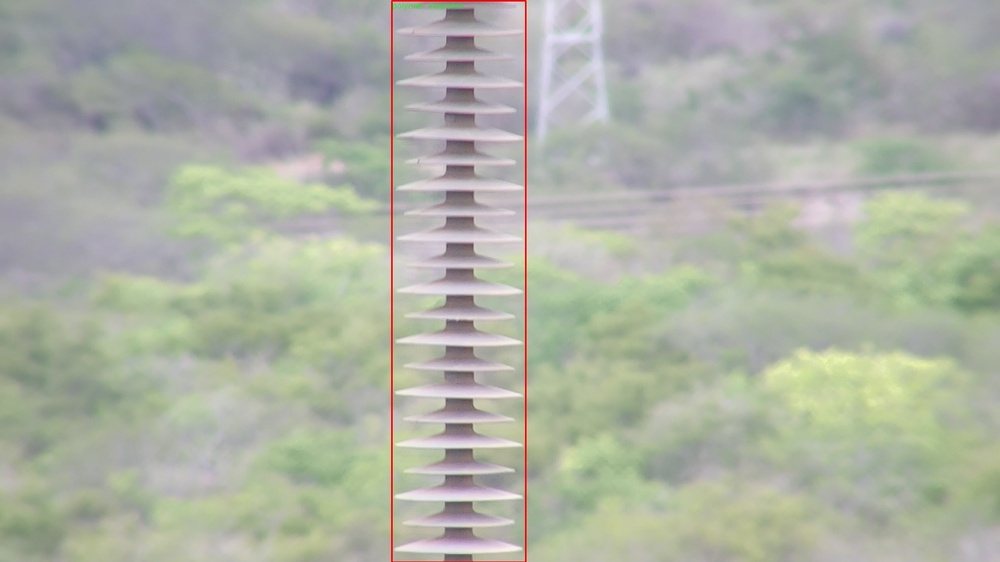
#> input picture experiments/insplad_spotcheck/v0.jpg, 1000 x 562 px, shrunk from 1920 x 1080 before the run; its folder holds only this picture in this run
$ python -i build_coco_dataset.py   (imports and definitions only)
#> lines starting #> are read from the running program, lines starting #| are printed output that depends on the picture; after the words box and inside, x2 and y2 are one past the last pixel; in counts of white or black regions, pixels touching at a corner belong together
#!/usr/bin/env python3
# -*- coding: utf-8 -*-
"""
配网无人机图像缺陷检测数据集构建脚本
功能：扫描巡检报告目录，提取缺陷图像和标注，生成COCO格式数据集
"""

import os
import re
import json
import cv2
import numpy as np
from pathlib import Path
from datetime import datetime
import shutil
import logging
from typing import Dict, List, Tuple, Optional

# [4 lines not run here, left out]
logger = logging.getLogger(__name__)


# ==================== Category Normalization (merged from cleanup_dataset.py) ====================

# [59 lines left out: functions strip_parentheses, normalize_defect_name, should_merge_to_other, not called in this run]


SPECIFIC_MAPPINGS = {
    '横担锈蚀（起皮和严重麻点，锈蚀面积超过2分之1）': '横担锈蚀',
    '横担锈蚀（起皮和严重麻点，锈蚀面积超过12）': '横担锈蚀',
    '横担锈蚀（起皮和严重麻点，锈蚀面积超过2分之1）弯曲': '横担锈蚀',
    '横担锈蚀（锈蚀面积超过12）': '横担锈蚀',
    '横担锈蚀锈蚀': '横担锈蚀',
    '横担锈蚀锈蚀（锈蚀面积超过12）': '横担锈蚀',
    '横担锈蚀锈蚀（锈蚀面积超过2分之一）': '横担锈蚀',
    '横担弯曲变形': '横担弯曲',
    '横担横担弯曲、倾斜、变形': '横担弯曲',
    '横担横担弯曲、倾斜、变形（固定不牢固）': '横担弯曲',
    '横担横担弯曲、倾斜、变形（电缆头固定不规范）': '横担弯曲',
    '横担松动、主件脱落（支撑角铁脱落）': '横担松动、主件脱落',
    '横担松动、主件脱落（横担位移，与导线不在垂直角度）': '横担松动、主件脱落',
    '横担倾斜': '横担弯曲',
    '横担变形': '横担弯曲',
    '杆基杂物堆积（杆塔被建筑包围，违章搭盖）': '杆基杂物堆积',
    '杆基杂物堆积（杆塔被铁皮）': '杆基杂物堆积',
    '杆基杂物堆积（杆塔台变被树包围）': '杆基杂物堆积',
    '杆基杂物堆积（违章搭盖）': '杆基杂物堆积',
    '杂物堆积（巡视通道受阻）': '杆基杂物堆积',
    '杂物堆积': '杆基杂物堆积',
    '通道杂物堆积（电缆头刀闸操作位置有树木杂草）': '通道杂物堆积',
    '绑扎线不规范（使用裸绑扎线）': '绑扎线不规范',
    '绑扎线不规范（绑扎为裸铝线）': '绑扎线不规范',
    '绑扎线不规范（松动）': '绑扎线不规范',
    '绑扎线不规范（松弛）': '绑扎线不规范',
    '绑扎线不规范（脱落）': '绑扎线不规范',
    '导线绑扎线不规范': '绑扎线不规范',
    '绑扎带导线未绑扎': '绑扎线不规范',
    '导线未绑扎': '绑扎线不规范',
    '帮扎带导线未绑扎': '绑扎线不规范',
    '绑扎带绑扎线不规范': '绑扎线不规范',
    '绑扎带绑扎线不规范（绑扎固定配件锈蚀严重）': '绑扎线不规范',
    '绑扎带绑扎线不规范（绑扎线无绝缘层）': '绑扎线不规范',
    '绑扎带导线未绑扎': '绑扎线不规范',
    '通道树距木距离不够': '通道距树木距离不够',
    '绝缘子污秽（放电痕迹）': '绝缘子污秽',
    '绝缘子固定不牢固（倾斜）': '绝缘子固定不牢固',
    '绝缘子破损（损坏）': '绝缘子破损',
    '绝缘子釉表面脱落': '绝缘子破损',
    '绝缘子破损（同杆另一回路）': '绝缘子破损',
    '绝缘子倾斜': '绝缘子固定不牢固',
    '绝缘线绝缘层破损（裸导线）': '绝缘线绝缘层破损',
    '绝缘线绝缘层破损（现场为裸导线）': '绝缘线绝缘层破损',
    '绝缘线绝缘层破损（破皮）': '绝缘线绝缘层破损',
    '绝缘线绝缘层破损（引流线破皮）': '绝缘线绝缘层破损',
    '绝缘线绝缘层破损（老化)': '绝缘线绝缘层破损',
    '绝缘线绝缘层破损（有发热发损现象）': '绝缘线绝缘层破损',
    '绝缘线绝缘层破损（有放电痕迹）': '绝缘线绝缘层破损',
    '导线绝缘线绝缘层破损': '绝缘线绝缘层破损',
    '线路大号侧通道距树木距离不够（树碰线）': '通道距树木距离不够',
    '线路大号侧通道距树木距离不够(树枝距裸导线距离0.5米)': '通道距树木距离不够',
    '线路大号侧通道距树木距离不够（树枝距绝缘导线距离0.2米）': '通道距树木距离不够',
    '线路大号侧通道距树木距离不够（树压线）': '通道距树木距离不够',
    '线路小号侧通道距树木距离不够（树碰线）': '通道距树木距离不够',
    '线路大号侧通道距树木距离不够': '通道距树木距离不够',
    '线路小号侧通道距树木距离不够': '通道距树木距离不够',
    '小号侧通道距树木距离不够': '通道距树木距离不够',
    '大号侧通道距树木距离不够': '通道距树木距离不够',
    '导线距树木距离不够': '导线距树木距离不够',
    '线路大号侧距树木距离不够（树碰线）': '线路距树木距离不够',
    '线路大号侧距树木距离不够（距树枝距离0.2米）': '线路距树木距离不够',
    '线路大号侧距树木距离不够（距树枝距离0.3米）': '线路距树木距离不够',
    '线路大号侧距树木距离不够（距树枝距离0.5米）': '线路距树木距离不够',
    '线路大号侧距树木距离不够（距树枝距离0.1米）': '线路距树木距离不够',
    '线路大号侧距树木距离不够（距树木0.5米）': '线路距树木距离不够',
    '线路大号侧距树木距离不够': '线路距树木距离不够',
    '线路小号侧距树木距离不够（树碰线）': '线路距树木距离不够',
    '线路小号侧距树木距离不够（距树枝距离0.2米）': '线路距树木距离不够',
    '线路小号侧距树木距离不够（距树枝距离0.3米）': '线路距树木距离不够',
    '线路小号侧距树木距离不够（距树枝距离0.5米）': '线路距树木距离不够',
    '线路小号侧距树木距离不够（导线距树枝0.2米）': '线路距树木距离不够',
    '线路小号侧距树木距离不够（距离树枝0.2米）': '线路距树木距离不够',
    '线路小号侧距树木距离不够': '线路距树木距离不够',
    '边相距树木距离不够（距树枝距离0.4米）': '线路距树木距离不够',
    '边相距树木距离不够（距树枝距离0.5米）': '线路距树木距离不够',
    '大线路大号侧距树木距离不够（树碰线）': '线路距树木距离不够',
    '距树木距离不够（藤蔓爬上杆顶）': '通道距树木距离不够',
    '距树木距离不够（藤上杆）': '通道距树木距离不够',
    '通道距树木距离不够（藤上杆）': '通道距树木距离不够',
    '距树木距离不够': '通道距树木距离不够',
    '绝缘罩脱落（线夹裸露）': '绝缘罩脱落',
    '绝缘罩脱落(电缆头接线柱处无绝缘罩)': '绝缘罩脱落',
    '线夹绝缘罩脱落(电缆头接线柱处无绝缘罩)': '线夹绝缘罩脱落',
    '柱上开关绝缘罩脱落': '绝缘罩脱落',
    '线夹主件松动或脱落（柱上开关线夹断一相）': '线夹松动',
    '套管破损（电缆头无绝缘护套）': '套管破损',
    '套管破损（柱上开关无绝缘护套）': '套管破损',
    '套管破损（高压接线柱无绝缘护套）': '套管破损',
    '套管破损（缺失）': '套管破损',
    '柱上真空开关套管破损（缺失）': '套管破损',
    '柱上真空开关套管破损': '套管破损',
    '真空断路器套管破损（缺失）': '套管破损',
    '高、低压套管破损（高低压无绝缘护套）': '套管破损',
    '配变高、低压套管（缺失）': '套管破损',
    '配变高、低压套管（缺失无绝缘包扎）': '套管破损',
    '套管缺绝缘罩': '套管破损',
    '套管缺绝缘套管（互感器）': '套管破损',
    '套管缺绝缘套管': '套管破损',
    '避雷器破损（锈蚀）': '避雷器破损',
    '避雷器破损': '避雷器破损',
    '避雷器老旧': '避雷器破损',
    '避雷器烧毁一相': '避雷器破损',
    '避雷器损坏一相': '避雷器破损',
    '避雷器缺失一相': '避雷器破损',
    '避雷器缺失两相': '避雷器破损',
    '避雷器无引线': '避雷器破损',
    '接地引下线连接不良(上引线缺失)': '接地引下线连接不良',
    '接地引下线连接不良(上引线缺失，引下线断)': '接地引下线连接不良',
    '接地引下线连接不良（引上线未接入）': '接地引下线连接不良',
    '接地引下线连接不良（断）': '接地引下线连接不良',
    '刀闸锈蚀（老旧）': '刀闸锈蚀',
    '拉线松弛（接线松）': '拉线松弛',
    '松弛（拉线）': '拉线松弛',
    '鸟巢': '杆塔鸟巢',
    '杆上有鸟巢': '杆塔鸟巢',
    '杆塔本体鸟巢': '杆塔鸟巢',
    '杆塔异物': '杆塔异物',
    '导线上有异物': '导线异物',
    '异物（枯枝）': '杆塔异物',
    '异物（藤上杆）': '杆塔异物',
    '异物（拉线有藤包围）': '杆塔异物',
    '异物（杆上有一导线）': '杆塔异物',
    '破损（避雷器）': '破损',
    '破损（绝缘套管缺失）': '破损',
    '破损（柱上开关电缆头无绝缘罩无绝缘包扎：电气裸露）': '破损',
    '破损（柱上开关无绝缘护套）': '破损',
    '破损（电缆头无绝缘护套）': '破损',
    '破损（低压侧套管缺失）': '破损',
    '破损（住上开关无绝缘护套）': '破损',
    '杆塔本体异物、岛巢（岛巢）': '杆塔异物、鸟巢',
    '杆塔本体异物、岛巢（废弃的绝缘子未拆除）': '杆塔异物、鸟巢',
    '杆塔本体异物、岛巢（岛巢已碰到导线）': '杆塔异物、鸟巢',
    '杆塔本体异物、岛巢（废旧绝缘子放在横担上）': '杆塔异物、鸟巢',
    '杆塔本体异物、岛巢（干枯的爬藤）': '杆塔异物、鸟巢',
    '杆塔本体异物、岛巢（废弃的绝缘子或避雷器未拆除）': '杆塔异物、鸟巢',
    '绝缘护套损坏（导线为裸导线）': '绝缘护套损坏',
    '金属氧化物避雷器本体污秽': '避雷器破损',
    '金属氧化物避雷器破损（缺失）': '避雷器破损',
    '金属氧化物避雷器锈蚀': '避雷器破损',
    '故障指示器安装不牢靠（老旧）': '故障指示器安装不牢靠',
    '标识错误（现场杆号与图纸不符）': '标识错误',
    '标示错误（现场杆号与图纸不符）': '标识错误',
    '标识错误（现场与系统图不符，系统09杆无用户需异动）': '标识错误',
    '标识错误（图纸为刀闸，现场是跌落式）': '标识错误',
    '连接金具球头锈蚀严重(并钩线夹有烧焦痕迹)': '连接金具锈蚀',
    '连接金具球头锈蚀严重（同杆另一回路并钩线夹有烧焦痕迹）': '连接金具锈蚀',
    '连接金具球头锈蚀严重': '连接金具锈蚀',
    '连接金具锈蚀严重': '连接金具锈蚀',
    '安装不牢靠（防雷装置与穿刺体错位）': '安装不牢靠',
    '安装不牢靠（防雷装置一相缺失）': '安装不牢靠',
    '安装不牢靠（防雷装置两相缺失）': '安装不牢靠',
    '安装不牢靠（防雷装置中相缺失）': '安装不牢靠',
    '固定不牢固（倾斜）': '固定不牢固',
    '锈蚀（起皮和严重麻点，锈蚀面积超过）': '锈蚀',
    '锈蚀（起皮和严重麻点，锈蚀面积超过12）': '锈蚀',
    '锈蚀（起皮和严重麻点，锈蚀面积超过2分之1）': '锈蚀',
    '锈蚀（刀闸老旧）': '锈蚀',
    '锈蚀（销户未拆除）': '锈蚀',
    '锈蚀（导线有灼烧的痕迹）': '锈蚀',
    '钢绞线松弛（接线松）': '钢绞线松弛',
    '高低压套管缺绝缘罩(变压器器身生绣严重)': '高低压套管缺绝缘罩',
    '高压接线柱无绝缘护套': '高低压套管缺绝缘罩',
    '高低压接线柱无绝缘护套': '高低压套管缺绝缘罩',
    '柱上开关无绝缘护套': '柱上开关破损',
    '柱上SF6开关套管（缺失）': '柱上开关破损',
    '柱上SF6开关线夹绝缘罩脱落': '柱上开关破损',
    '柱上开关套管破损(缺失)': '柱上开关破损',
    '基础沉降（电缆井盖缺失）': '基础沉降',
    '距建筑物距离不够（杆被建筑物包围通道被堵）': '距建筑物距离不够',
    '导线距建筑物距离不够': '距建筑物距离不够',
    '通道距建筑物距离不够': '距建筑物距离不够',
    '柱上SF6开关套管': '柱上开关破损',
    '柱上SF6开关线夹绝缘罩脱落': '线夹绝缘罩脱落',
    '柱上真空开关破损': '柱上开关破损',
    '柱上真空开关无绝缘罩': '柱上开关破损',
    '柱上真空开关套管破损': '柱上开关破损',
    '高、低压套管破损': '套管破损',
    '配电变压器高、低压套管': '套管破损',
    '配变边相高压套管': '套管破损',
    '高低压绕组缺绝缘罩': '套管破损',
    '高低压套管缺绝缘罩': '套管破损',
    '柱上6开关套管': '柱上开关破损',
    '柱上６开关套管': '柱上开关破损',
    '柱上开关套管': '柱上开关破损',
    '柱上6开关线夹绝缘罩脱落': '线夹绝缘罩脱落',
    '柱上６开关线夹绝缘罩脱落': '线夹绝缘罩脱落',
    '线夹严重锈蚀': '线夹锈蚀',
    '线夹松动': '线夹绝缘罩脱落',
    '线夹绝缘护罩脱落': '线夹绝缘罩脱落',
    '线夹绝缘护套脱落': '线夹绝缘罩脱落',
    '线夹护套缺失': '线夹绝缘护套缺失',
    '横担抱箍锈蚀': '横担锈蚀',
    '横担松动、主件脱落': '横担弯曲',
    '导线锈蚀': '锈蚀',
    '导线灯笼现象': '导线异物',
    '导线脱落': '导线异物',
    '杆塔上有遗留工器具': '杆塔异物',
    '杆塔本体杆塔上有遗留工器具、金具': '杆塔异物',
    '杆塔基础沉降': '基础沉降',
    '无标识或缺少标识': '标识错误',
    '绑扎线不规范（绑扎线松弛)': '绑扎线不规范',
    '绝缘罩固定不牢固': '绝缘罩脱落',
    '绝缘罩污秽': '绝缘子污秽',
    '防雷金具锈蚀': '避雷器破损',
    '防雷金具安装不牢靠': '安装不牢靠',
    '拉线防护设施不满足要求': '拉线松弛',
    '松动': '横担弯曲',
    '柱上开关绝缘护套缺失': '柱上开关破损',
    '柱上开关边相跑线距树木距离不够': '线路距树木距离不够',
    '柱上开关电缆头无绝缘罩无绝缘包扎：电气裸露）': '柱上开关破损',
    '杆被树枝包围线路距树木距离不够': '线路距树木距离不够',
    '杆距树木距离不够': '线路距树木距离不够',
    '通道距树木距离不够(#015-#016之间距树木距离小于0.7米【已接触】）': '通道距树木距离不够',
    '全杆基杂物堆积': '杆基杂物堆积',
    '隔离开关本体锈蚀': '隔离开关锈蚀',
}


# [17 lines left out: function normalize_category, not called in this run]


# =================================================================================================


class Config:
    BASE_DIR = Path(__file__).parent.parent
    INSPECTION_DIR = BASE_DIR / "巡检报告"
    OUTPUT_DIR = BASE_DIR / "dataset"
    IMAGES_DIR = OUTPUT_DIR / "images"
    ANNOTATIONS_FILE = OUTPUT_DIR / "annotations.json"
    SEVERITY_FILE = OUTPUT_DIR / "defect_severity.json"
    LOG_FILE = OUTPUT_DIR / "build_log.txt"

    RED_DETECTION = {
        'hsv_range1': ([0, 100, 100], [10, 255, 255]),
        'hsv_range2': ([160, 100, 100], [180, 255, 255]),
        'min_area': 1000,
        'min_circularity': 0.5
    }

    COPY_IMAGES = True


class DefectDatasetBuilder:
    def __init__(self):
        self.images = []
        self.annotations = []
        self.categories = {}
        self.defect_severity = {}
        self.image_id = 0
        self.annotation_id = 0
        self.category_id = 0

        self.stats = {
            'total_images': 0,
            'success_images': 0,
            'failed_images': 0,
            'total_annotations': 0,
            'no_original': 0,
            'no_red_circle': 0,
            'parse_error': 0
        }

    # [100 lines left out: functions scan_inspection_folders, find_original_image, parse_filename, not called in this run]

    def detect_red_circles(self, image_path: Path) -> List[Dict]:
#> called with image_path = '../experiments/insplad_spotcheck/v0.jpg'
        try:
            img = cv2.imread(str(image_path))
#> img is the input picture: shape (562, 1000, 3); mean B, G, R 164.8, 177.9, 173.5
            if img is None:
                logger.warning(f"无法读取图像: {image_path}")
                return []

            img_hsv = cv2.cvtColor(img, cv2.COLOR_BGR2HSV)
#> img_hsv: shape (562, 1000, 3); mean H, S, V 67.8, 26.8, 181.4

            lower1, upper1 = Config.RED_DETECTION['hsv_range1']
            lower2, upper2 = Config.RED_DETECTION['hsv_range2']

            mask1 = cv2.inRange(img_hsv, np.array(lower1), np.array(upper1))
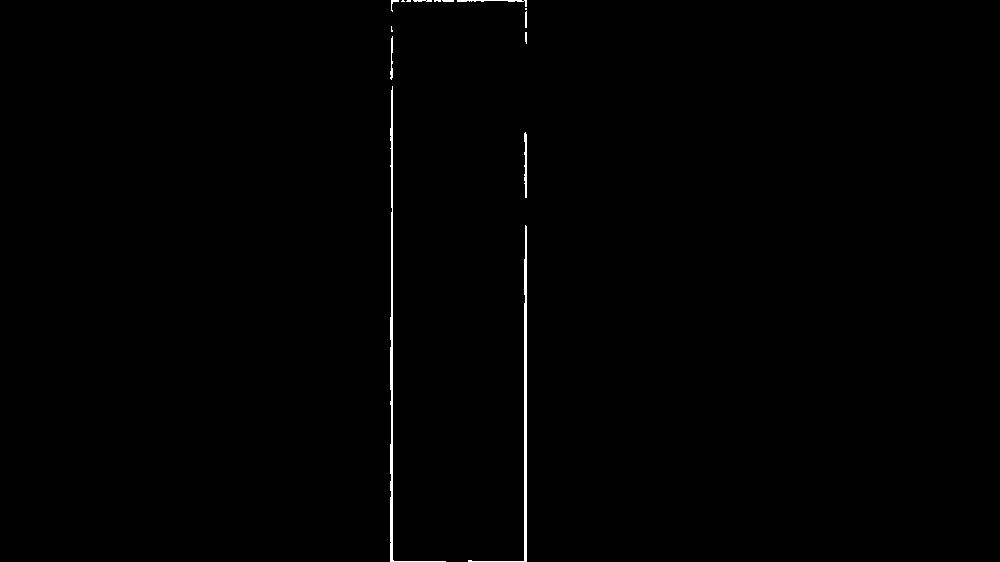
#> mask1: shape (562, 1000); 0.49% white; 15 white regions (5 under 20 px), largest, box (x1, y1, x2, y2) and area: (390, 86, 446, 562) 1187, (468, 225, 527, 562) 1028, (524, 132, 527, 198) 151
            mask2 = cv2.inRange(img_hsv, np.array(lower2), np.array(upper2))
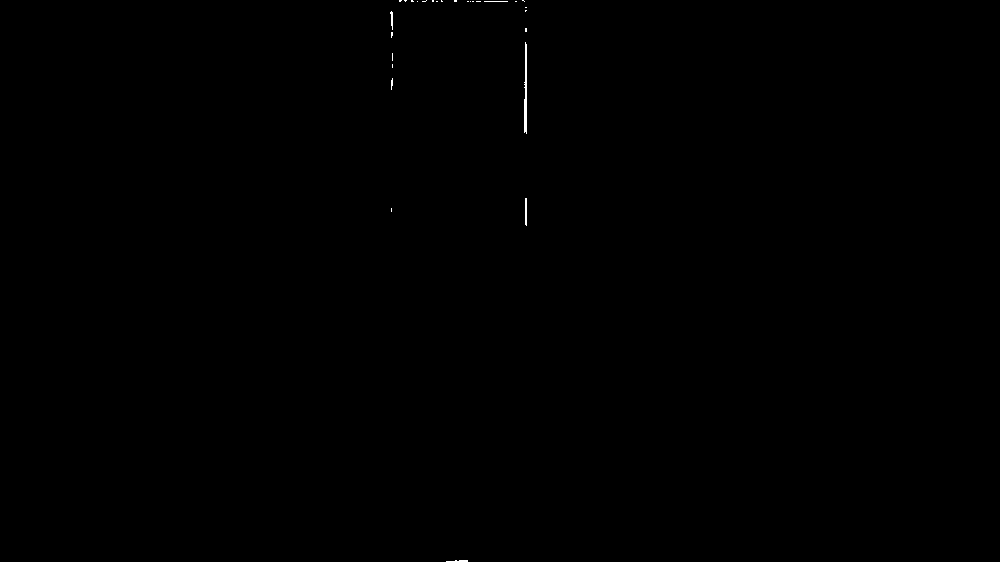
#> mask2: shape (562, 1000); 0.08% white in thin lines or dots, all inside (x1, y1, x2, y2) = (390, 0, 527, 562)
            red_mask = cv2.bitwise_or(mask1, mask2)
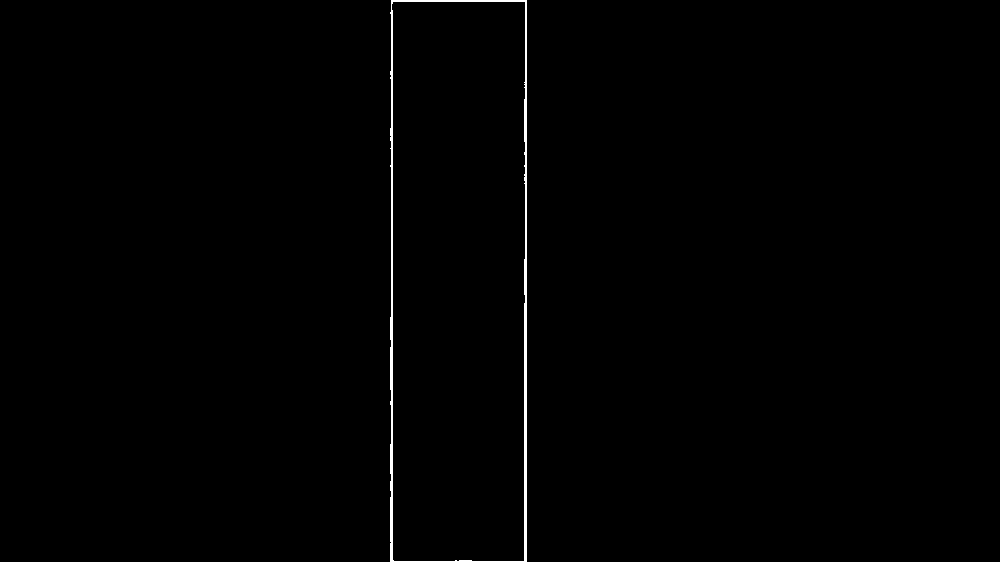
#> red_mask: shape (562, 1000); 0.57% white; 1 white region, box (x1, y1, x2, y2) and area: (390, 0, 527, 562) 3203

            kernel = np.ones((3, 3), np.uint8)
            red_mask = cv2.morphologyEx(red_mask, cv2.MORPH_CLOSE, kernel)
#> red_mask: shape (562, 1000); 0.57% white; 1 white region, box (x1, y1, x2, y2) and area: (390, 0, 527, 562) 3215
            red_mask = cv2.morphologyEx(red_mask, cv2.MORPH_OPEN, kernel)
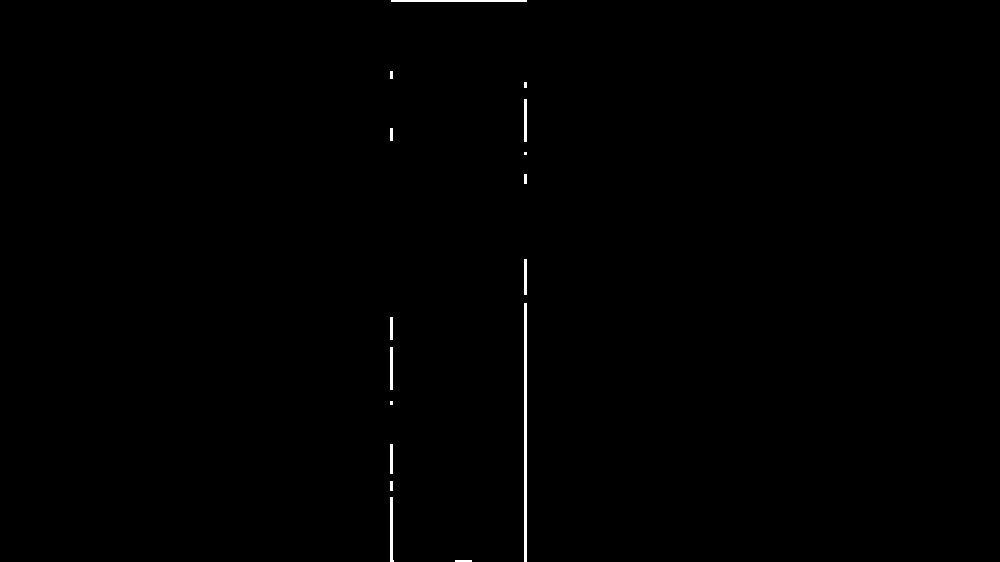
#> red_mask: shape (562, 1000); 0.35% white; 16 white regions (3 under 20 px)

            contours, _ = cv2.findContours(
                red_mask, cv2.RETR_EXTERNAL, cv2.CHAIN_APPROX_SIMPLE)
#> contours = 16 contours, 7 with area under 20; largest, box (x1, y1, x2, y2) and area: (524, 303, 527, 562) 516, (391, 0, 527, 2) 135, (390, 497, 394, 562) 130, (390, 347, 393, 390) 84, (524, 99, 527, 142) 84

            bboxes = []
            for cnt in contours:
                area = cv2.contourArea(cnt)
                if area < Config.RED_DETECTION['min_area']:
                    continue

                perimeter = cv2.arcLength(cnt, True)
                if perimeter == 0:
                    continue

                circularity = 4 * np.pi * area / (perimeter ** 2)
                if circularity < Config.RED_DETECTION['min_circularity']:
                    continue

                x, y, w, h = cv2.boundingRect(cnt)
                bboxes.append({
                    'bbox': [int(x), int(y), int(w), int(h)],
                    'area': int(area)
                })
#> this loop made 16 passes
#> (cnt, area) on passes 4, 6, 7, 8, 9, 12, 13, 16: ([[390, 444], [390, 473], [392, 473], [392, 444]], 58), ([[390, 347], [390, 389], [392, 389], [392, 347]], 84), ([[390, 317], [390, 339], [392, 339], [392, 317]], 44), ([[524, 303], [524, 561], [526, 561], [526, 303]], 516), ([[524, 259], [524, 294], [526, 294], [526, 259]], 70), ([[390, 128], [390, 140], [392, 140], [392, 128]], 24), ([[524, 99], [524, 141], [526, 141], [526, 99]], 84), ([[391, 0], [391, 1], [526, 1], [526, 0]], 135)
#> after the loop, bboxes = []

            return bboxes

        except Exception as e:
            logger.warning(f"红色圈圈检测失败: {image_path}, 错误: {e}")
            return []

    # [166 lines left out: functions get_or_create_category, process_image, build_dataset, save_dataset, print_statistics, not called in this run]


def main():
    builder = DefectDatasetBuilder()
    builder.build_dataset()


# [2 lines not run here, left out]

>>> result = DefectDatasetBuilder().detect_red_circles('../experiments/insplad_spotcheck/v0.jpg')
#> result = []
